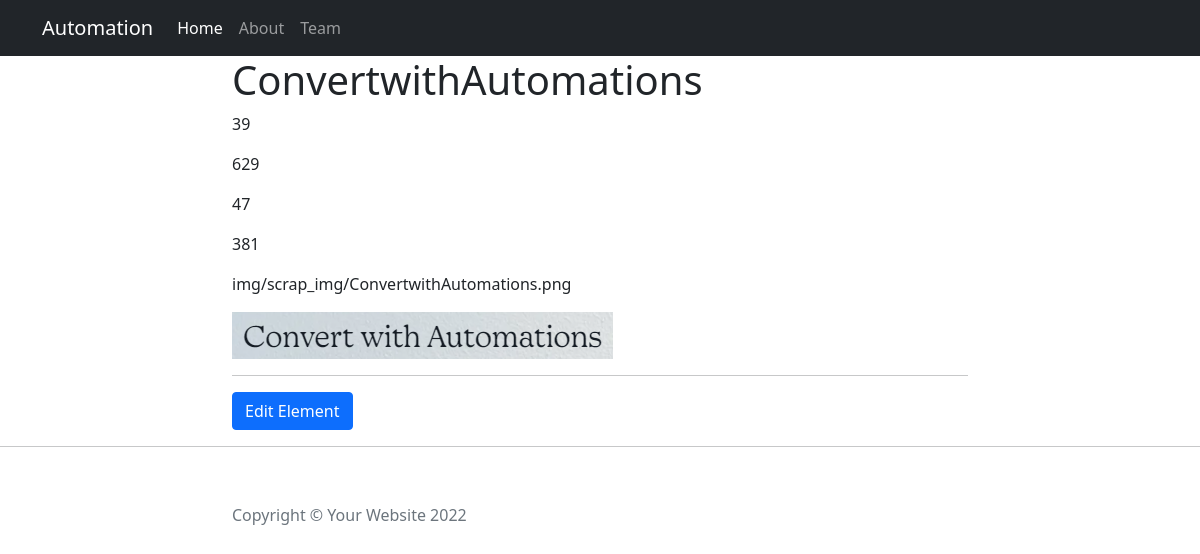
The page /post/5 on the database its author committed.
### app.py (models this page shows)
class ElementTable(db.Model):
    id = db.Column(db.Integer, primary_key=True)
    name = db.Column(db.String(250))
    x_cod = db.Column(db.Integer)
    y_cod = db.Column(db.Integer)
    height = db.Column(db.Integer)
    width = db.Column(db.Integer)
    img_url = db.Column(db.String(250))
    website = db.Column(db.String(300))

### app.py (the view)
@app.route("/post/<int:element_id>")
def show_element(element_id):
    requested_element = ElementTable.query.get(element_id)
    return render_template("element.html", element=requested_element)

### templates/element.html (shortened to what this page needs)
{% include "header.html" %}
  <header class="masthead" style="background-image: url('{{element.img_url}}')">
    <div class="container">
      <div class="row">
        <div class="col-lg-8 col-md-10 mx-auto">
          <div class="post-heading">
            <h1>Element Details : </h1>
          </div>
        </div>
      </div>
    </div>
  </header>
  <article>
    <div class="container">
      <div class="row">
        <div class="col-lg-8 col-md-10 mx-auto">
            <h1>{{element.name}}</h1>
            <p class="subheading">{{element.x_cod}}</p>
              <p class="subheading">{{element.y_cod}}</p>
              <p class="subheading">{{element.height}}</p>
              <p class="subheading">{{element.width}}</p>
                <p class="subheading">{{element.img_url}}</p>
            <img src="{{ url_for('static', filename=element.img_url) }}" />
          <hr>
           <div class="clearfix">
          <a class="btn btn-primary float-right" href="{{url_for('edit_element', element_id=element.id)}}">Edit Element</a>
        </div>
          </div>
      </div>
    </div>
  </article>
  <hr>
{% include "footer.html" %}

### rows shown on the page
ElementTable: name "ConvertwithAutomations", x_cod "39", y_cod "629", height "47", width "381", img_url "img/scrap_img/ConvertwithAutomations.png", img_url (picture)
